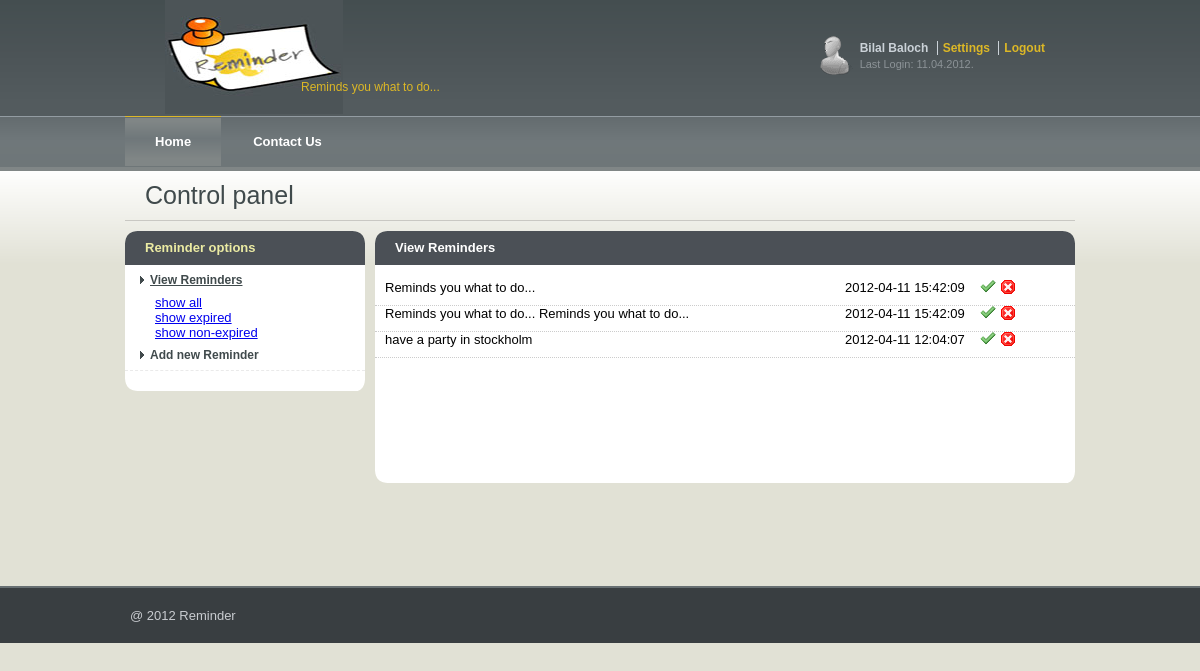
Page /reminder.php on the committed database.
### tables this page shows
CREATE TABLE IF NOT EXISTS `reminder` (
  `reminder_id` int(11) NOT NULL AUTO_INCREMENT,
  `reminder_title` text NOT NULL,
  `reminder_remindme` datetime NOT NULL,
  PRIMARY KEY (`reminder_id`),
  KEY `reminder_id` (`reminder_id`),
  KEY `reminder_id_2` (`reminder_id`),
  KEY `reminder_id_3` (`reminder_id`)
);

### reminder.php (called while the page is built, shortened)
<?php
	include_once("model/reminder.php");
	$obj_reminder = new Reminder();
	$_start 	= isset($_REQUEST['start']) ? $_REQUEST['start'] : '0';
	$record = $obj_reminder->getReminders($_start , $_GET);
	include_once("view/reminder_tpl.php");
?>

### database/mysql.php (called while the page is built, shortened)
<?php
class MySql
{
	var $db = "";
	function __construct()
	{
		$this->db = @mysql_connect(HOST, USERNAME, PASSWORD);
		$selectdb = @mysql_select_db(DATABASE);
	}
	function numrows($query) {
		$result = mysql_query($query, $this->db);
		return mysql_num_rows($result);
	}
}
?>

### helper/php/paging.php (called while the page is built, shortened)
<?php
 class Paginate{
	 var $start = 0;
     var $limit = 10;
     var $num = 0;
     var $maxPages = 20;
     var $numPages = 0;
     var $currentPage = 1;
     function Paginate($limit="", $num="", $url="", $maxPages=""){
         $this->limit = (int) $limit;
         $this->num = (int) $num;
         $this->url = $url;
         $this->maxPages = (int) $maxPages;
     }
	function calculate_numPages(){
        if($this->limit > 0){
		 $this->numPages = ceil($this->num / $this->limit);}
		 else{
		 $this->numPages =$this->limit;}
     }
     function getPreviousPage(){
         $qrstr=$this->start-$this->limit;
     }
     function getNextPage(){
         $starts=$this->start;
     }
     function getPaginationLinks(){
		 $ar = array();
         if(($this->currentPage-ceil($this->maxPages/2))>1){
             $pageStart =($this->currentPage-ceil($this->maxPages/2));
         } else {
             $pageStart = 1;
         }
         if (($this->currentPage+ceil($this->maxPages/2))<$this->numPages){
             $pageEnd =($this->currentPage+ceil($this->maxPages/2));
         } else {
             $pageEnd = $this->numPages;
         }
         for ($i=$pageStart;$i<=$pageEnd;$i++){
			 if ($i == $this->currentPage){
                 $ar[$i] = "<span class='".PAGINGCSS."'> [".$i."] </span>";
             }
         }
         return $ar;
     }
     function displayTable(){
         $arLinks = $this->getPaginationLinks();
         $output = "<table summary='Pagination table'><tr>";
         reset($arLinks);
         while(list($i, $v) = each($arLinks)){
             $output .= "<td>".$arLinks[$i]."</td>";
         }
         $output .= "</tr></table>";
         return $output;
     }
 }
?>

### model/reminder.php (called while the page is built, shortened)
<?php
		include_once("database/mysql.php");
		include_once("helper/php/paging.php");
		class Reminder extends MySql
		{
			var $tbl_name 		= "reminder";
			function getReminders($_start=0, $formvars)
			{
				if($formvars["filter"] == "e")
				{
					$where = " WHERE reminder_remindme < '".date("Y-m-d h:m:s")."'";
				}
				else if($formvars["filter"] == "ne")
				{
					$where = " WHERE reminder_remindme >= '".date("Y-m-d h:m:s")."'";
				}
				else
				{
					$where = "";
				}
				$paging = new Paginate();
				$paging->num= $this->numrows("select reminder_id from ".$this->tbl_name. $where);
				$paging->start=$_start;
				$paging->limit = 10;
				$paging->Paginate($paging->limit,$paging->num,"?",20);
				$orderby="";
				$_query = "select reminder_title as title, reminder_remindme as remindme, reminder_id from " . $this->tbl_name . $where . $orderby ."  Limit $paging->start,$paging->limit";
				$recordset=mysql_query($_query);
				while($fetch=mysql_fetch_array($recordset))
				{
					$data[]=$fetch;
				}
				return $data;
			}
		}
?>

### view/reminder_tpl.php (the view, shortened to what this page needs)
<!DOCTYPE html PUBLIC "-//W3C//DTD XHTML 1.0 Transitional//EN" "http://www.w3.org/TR/xhtml1/DTD/xhtml1-transitional.dtd">
<html xmlns="http://www.w3.org/1999/xhtml" xml:lang="en" lang="en">
<head>
    <link href="css/style.css" rel="stylesheet" type="text/css" />
</head>
<body>
<div id="header">
    <div id="headerWrap">
        <div id="logo">
            <img alt="Reminder" src="images/logo.jpg" />
        </div>
        <div class="slogan">
            Reminds you what to do...
        </div>
        <div class="user_box">
            <span class="username">Bilal Baloch</span>
            <a href="#">Settings</a>
            <a href="#">Logout</a>
            <br />
            <span class="last_login">Last Login: 11.04.2012.</span>
        </div>
    </div>
</div>
<div id="navigation">
    <div id="navigationWrap">
        <menu id="primary">
            <li class="selected">
                <a href="index.php">Home</a>
            </li>
            <li>
                <a href="#">Contact Us</a>
            </li>
        </menu>
    </div>
</div>
<div id="container">
    <div id="containerWrap">
        <h1 class="title">Control panel</h1>
        <div class="col_left">
            <div class="container_box">
                <div class="container_box_top">
                    <h2>Reminder options</h2>
                </div>
                <div class="container_box_middle">
                    <ul class="side_menu">
                        <li><a class="selected" href="#">View Reminders</a></li>
                        	<div style="padding-left:30px;"><a href="reminder.php?filter=">show all</a></div>
                            <div style="padding-left:30px;"><a href="reminder.php?filter=e">show expired</a></div>
                            <div style="padding-left:30px;"><a href="reminder.php?filter=ne">show non-expired</a></div>
                        <li><a href="add_reminder.php">Add new Reminder</a></li>
                    </ul>
                </div>
                <div class="container_box_bottom">
                    <div class="container_box_bottom_inside"></div>
                </div>
            </div>
        </div>
        <div class="col_right">
            <div class="container_box">
                <div class="container_box_top">
                    <h2>View Reminders</h2>
                </div>
                <div class="container_box_middle">
                	<br />
					<?php if($record != NULL) : foreach($record as $r):?>
                    	    <div style="float:left; margin-right:10px; padding-left:10px; width:450px;"><?php echo $r["title"];?></div>
                            <div style="float:left; margin-right:10px;"><?php echo $r["remindme"];?></div>
                            <div style="float:left; margin-right:5px; margin-left:5px;">
                            	<img src="images/tick_mark.png" onclick="editReminder(<?php echo $r["reminder_id"];?>);" />
                            </div>
                            <div><img src="images/cross_mark.png" onclick="delReminder(<?php echo $r["reminder_id"];?>);" /></div>
                            <div style="padding-top:5px; padding-bottom:5px; border-bottom:1px dotted #CCCCCC;"></div>
                    <?php endforeach; endif;?>
                <br /><br /><br /><br /><br /><br /><br />
                </div>
                <div class="container_box_bottom">
                    <div class="container_box_bottom_inside"></div>
                </div>
            </div>
        </div>
        <br style="clear:both;"/>
    </div>
</div>
<div id="footer">
    <div id="footerWrap">
        @ 2012 Reminder
    </div>
</div>
</body>
</html>

### css/style.css (style rules this page uses)
* { margin: 0; padding: 0; }
html, body { font-family: Verdana,Geneva,Arial,Helvetica,sans-serif; font-size: 13px; background: #E1E1D5; }
div#header { background: #4B5356 url("../images/header_bkg.png") repeat-x; display:block; height:116px; }
div#headerWrap, div#navigationWrap { margin: 0 auto; width: 950px; position: relative; }
div#logo { padding-left: 40px; float: left; width: 180px; }
div.slogan { color: #DDB826; padding-top: 80px; margin-left: -44px; float: left; font-size: 12px; }
div#navigation { height: 51px; background: #4B5356 url("../images/navigation_bkg.png") repeat-x 0px -51px; border-bottom: 4px solid #808686; }
.user_box { position:absolute; right:25px; top:36px; height:60px; background: url("../images/user_icon.png") no-repeat 0px 0px; padding: 5px 0px 0px 40px; color:#CBD2D8; font-size: 12px; font-weight: bold; }
.user_box span { padding: 0px 5px 0px 0px; }
.user_box span.last_login { color:#8C9397; font-size: 11px; font-weight: normal; padding: 0px; padding-top:3px; display: block; }
.user_box a { color:#DDB826; text-decoration: none; border-left:1px solid #CBD2D8; padding: 0px 5px 0px 5px; outline: 0; }
menu#primary { list-style: none; }
menu#primary li { margin:0px; padding:0px; float:left; }
menu#primary li a { font-size: 13px; font-weight: bold; color: #FFFFFF; display: block; float:left; text-align: center; padding: 18px 30px 17px 30px; text-decoration: none; outline: 0; margin:0px 2px 0px 0px; }
menu#primary li.selected a, menu#primary li:hover a { background: #4B5356 url("../images/navigation_bkg.png") repeat-x 0px 0px; }
div#container { margin: 0 auto; background: #E1E1D5 url("../images/container_bkg.png") repeat-x; }
div#containerWrap { margin: 0 auto; width: 950px; min-height: 400px; padding-top: 0px; padding-bottom:15px; }
div#container h1.title { color:#404A4C; font-size: 25px; font-weight: normal; padding: 10px 0px 10px 20px; border-bottom:1px solid #C9C8C3; margin-bottom:10px; }
div.col_left, div.col_right { float:left; width:50%; min-height: 50px; }
div.col_left { width: 250px; }
div.col_right { width: 700px; }
div.container_box { width:100%; }
div.col_left .container_box { width:240px; }
div.container_box_top { background: url("../images/box_top_right.png") no-repeat right top; padding-right:12px; }
div.container_box h2 { background: url("../images/box_top_left.png") no-repeat left top; font-size:13px; font-weight: bold; color:white; padding: 9px 0px 10px 20px; }
div.col_left h2 { color:#EBEBA3; }
div.container_box_middle { background: white; }
div.container_box_bottom { background: url("../images/box_bottom_right.png") no-repeat right bottom; padding-right:12px; }
div.container_box_bottom_inside { background: url("../images/box_bottom_left.png") no-repeat left bottom; height:20px; }
.col_left .container_box_middle ul { border-bottom:1px dashed #EAEAEA; }
.col_left .container_box_middle ul li { list-style: none; padding-left: 15px; background: url("../images/side_menu_arrow.png") no-repeat 14px 11px; }
.col_left .container_box_middle ul li a { display: block; font-size: 12px; color:#404A4C; font-weight: bold; padding: 8px 0px 8px 10px; text-decoration:none; outline: 0; }
.col_left .container_box_middle ul li a.selected, .col_left .container_box_middle ul li a:hover { text-decoration: underline; }
div#footer { background-color: #393E41; border-top: 2px solid #676F72; }
div#footerWrap { margin: 0 auto; width: 950px; padding: 20px 0px 20px 10px; color: #C9CCD0; }

### rows in the picture
reminder: reminder_title "Reminds you what to do...", reminder_remindme "2012-04-11 15:42:09"
reminder: reminder_title "Reminds you what to do... Reminds you what to do...", reminder_remindme "2012-04-11 15:42:09"
reminder: reminder_title "have a party in stockholm", reminder_remindme "2012-04-11 12:04:07"
